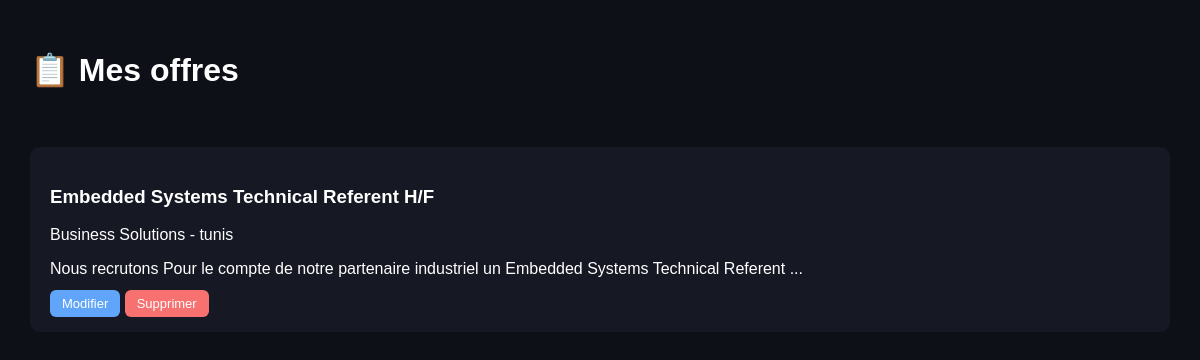
Page /mes_offres.php (signed in) on the committed database.
### tables this page shows
CREATE TABLE `jobs` (
  `id` int(11) NOT NULL,
  `title` varchar(255) DEFAULT NULL,
  `company` varchar(255) DEFAULT NULL,
  `salary` varchar(100) DEFAULT NULL,
  `salary_max` varchar(100) DEFAULT NULL,
  `city` varchar(100) DEFAULT NULL,
  `description` text DEFAULT NULL,
  `created_at` timestamp NOT NULL DEFAULT current_timestamp(),
  `status` varchar(20) DEFAULT 'pending',
  `user_id` int(11) DEFAULT NULL,
  `contract_type` varchar(50) DEFAULT NULL,
  `category` varchar(100) DEFAULT NULL,
  `experience_level` varchar(100) DEFAULT NULL,
  `recruiter_type` varchar(50) DEFAULT NULL,
  `external_apply` tinyint(1) DEFAULT 0,
  `external_url` text DEFAULT NULL,
  `questions` longtext DEFAULT NULL,
  `company_id` int(11) DEFAULT NULL
);

### mes_offres.php (the view, shortened to what this page needs)
<?php
include "config.php";
$userId = $_SESSION["user_id"];
$stmt = $pdo->prepare("SELECT * FROM jobs WHERE user_id=? ORDER BY id DESC");
$stmt->execute([$userId]);
$jobs = $stmt->fetchAll();
?>
<!DOCTYPE html>
<html>
<head>
</head>
<body>
<div class="container">
<h1>📋 Mes offres</h1>
<br><br>
<?php if (count($jobs) > 0): ?>
    <?php foreach($jobs as $job): ?>
        <div class="card">
            <h3><?= $job["title"] ?></h3>
            <p><?= $job["company"] ?> - <?= $job["city"] ?></p>
            <p><?= substr($job["description"], 0, 100) ?>...</p>
            <a href="edit_job.php?id=<?= $job["id"] ?>" class="btn edit">Modifier</a>
            <a href="delete_job.php?id=<?= $job["id"] ?>" class="btn delete">Supprimer</a>
        </div>
    <?php endforeach; ?>
<?php else: ?>
    <p>Aucune offre pour le moment 😢</p>
<?php endif; ?>
</div>
</body>
</html>

### mes_offres.php (style rules this page uses)
body { background:#0e1018; color:white; font-family:Arial; margin:0; }
.container { padding:30px; }
.card { background:#161824; padding:20px; margin-bottom:15px; border-radius:10px; }
.btn { padding:6px 12px; border-radius:6px; text-decoration:none; font-size:13px; }
.edit { background:#60a5fa; color:white; }
.delete { background:#f87171; color:white; }

### rows in the picture
jobs: title "Embedded Systems Technical Referent H/F", company "Business Solutions", city "tunis", description "Nous recrutons Pour le compte de notre partenaire industriel un Embedded Systems Technical Referent"
